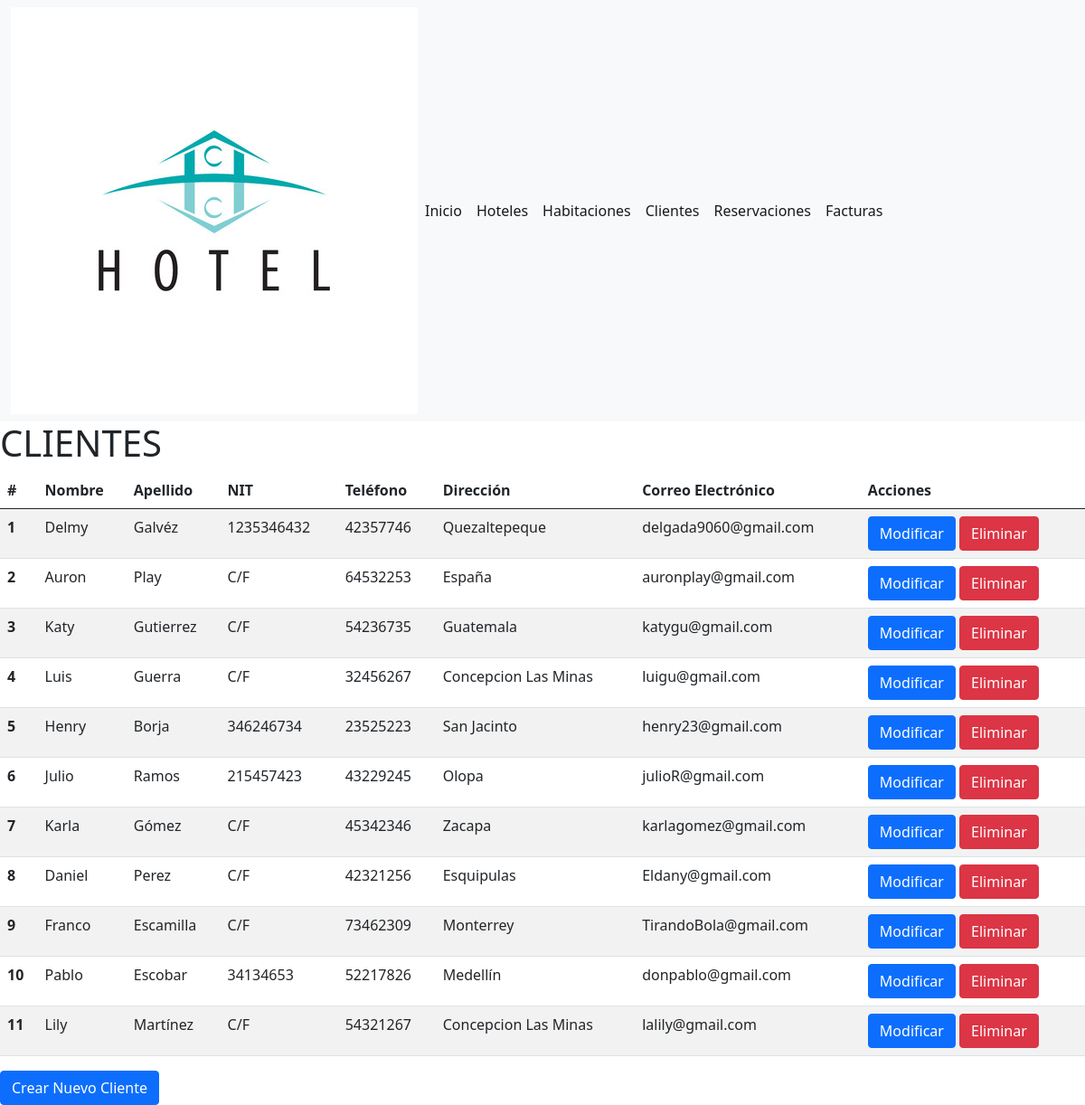
The app's page /clientes/ (signed in) with its own data.
### hotel/models.py (models this page shows, shortened)
class Cliente(models.Model):
    identificador = models.AutoField(primary_key=True, verbose_name = 'Id')
    nombre = models.CharField(max_length = 150, blank = False, null = False, verbose_name = 'Nombre')
    apellido = models.CharField(max_length = 100, blank = False, null = False, verbose_name = 'Apellido')
    nit = models.CharField(default = "C/F", max_length = 9, null = False, verbose_name = 'NIT')
    telefono = models.IntegerField(blank = True, null = True, verbose_name = 'Telefono')
    direccion = models.CharField(max_length = 100, blank = True, null = True, verbose_name = 'Dirección')
    correo_electronico = models.EmailField(max_length = 80, default = None, null = True, verbose_name = 'Correo Electronico')
    contraseña = forms.CharField(widget = forms.PasswordInput, max_length = 50)
    class Meta:
        verbose_name_plural = 'Clientes'

### hotel/views.py (the view, shortened to what this page needs)
# urls.py: path('clientes/', clientes, name = "clientes"),
@login_required(login_url = '/admin')
def clientes(request):
    titulo = 'CLIENTES'
    template = loader.get_template('clientes.html')
    lista_clientes = Cliente.objects.all().order_by('-identificador')
    if request.method == "GET":
        print("METODO GET")
    context = {
        'titulo' : titulo,
        'lista_clientes' : lista_clientes,
    }
    return HttpResponse(template.render(context,request))

### templates/clientes.html (shortened to what this page needs)
{% load static %}
<!doctype html>
<html lang="en">
  <head>
    <link href="https://cdn.jsdelivr.net/npm/bootstrap@5.0.2/dist/css/bootstrap.min.css" rel="stylesheet">
  </head>
  <nav class="navbar navbar-expand-lg navbar-light bg-light">
    <div class="container-fluid">
    <div class="collapse navbar-collapse" id="navbarNav">
      <img src="{% static 'img/logo.jpeg' %}" >
        <ul class="navbar-nav">
          <li class="nav-item">
            <a class="nav-link active" aria-current="page" href="/">Inicio</a>
          </li>
          <li class="nav-item">
            <a class="nav-link active" aria-current="page" href="/hoteles">Hoteles</a>
          </li>
          <li class="nav-item">
            <a class="nav-link active" aria-current="page" href="/habitaciones">Habitaciones</a>
          </li>
          <li class="nav-item">
            <a class="nav-link active" aria-current="page" href="/clientes">Clientes</a>
          </li>
          <li class="nav-item">
            <a class="nav-link active" aria-current="page" href="/reservaciones">Reservaciones</a>
          </li>
          <li class="nav-item">
            <a class="nav-link active" aria-current="page" href="/facturas">Facturas</a>
          </li>
        </ul>
      </div>
    </div>
  </nav>
  <body>
    <h1>{{titulo}}</h1>
    <table class="table table-striped">
      <thead>
        <tr>
          <th scope="col">#</th>
          <th scope="col">Nombre</th>
          <th scope="col">Apellido</th>
          <th scope="col">NIT</th>
          <th scope="col">Teléfono</th>
          <th scope="col">Dirección</th>
          <th scope="col">Correo Electrónico</th>
          <th scope="col">Acciones</th>
        </tr>
      </thead>
      <tbody>
        {% for cliente in lista_clientes %}
        <tr>
          <th scope="row">{{forloop.counter}}</th>
          <td>{{cliente.nombre}}</td>
          <td>{{cliente.apellido}}</td>
          <td>{{cliente.nit}}</td>
          <td>{{cliente.telefono}}</td>
          <td>{{cliente.direccion}}</td>
          <td>{{cliente.correo_electronico}}</td>
          <td>
            <button type="button" class="btn btn-primary" data-bs-toggle="modal" data-bs-target="#mod{{cliente.identificador}}">
              Modificar
            </button>
              <button type="button" class="btn btn-danger" data-bs-toggle="modal" data-bs-target="#modal{{cliente.identificador}}">
                Eliminar
              </button>
          </td>
        </tr>
        {% endfor %}
      </tbody>
    </table>
<button type="button" class="btn btn-primary" data-bs-toggle="modal" data-bs-target="#modal_añadir">
  Crear Nuevo Cliente
</button>
  </body>
</html>

### records on screen
Cliente: nombre "Delmy", apellido "Galvéz", nit "1235346432", telefono "42357746", direccion "Quezaltepeque", correo_electronico "delgada9060@gmail.com"
Cliente: nombre "Auron", apellido "Play", nit "C/F", telefono "64532253", direccion "España", correo_electronico "auronplay@gmail.com"
Cliente: nombre "Katy", apellido "Gutierrez", nit "C/F", telefono "54236735", direccion "Guatemala", correo_electronico "katygu@gmail.com"
Cliente: nombre "Luis", apellido "Guerra", nit "C/F", telefono "32456267", direccion "Concepcion Las Minas", correo_electronico "luigu@gmail.com"
Cliente: nombre "Henry", apellido "Borja", nit "346246734", telefono "23525223", direccion "San Jacinto", correo_electronico "henry23@gmail.com"
Cliente: nombre "Julio", apellido "Ramos", nit "215457423", telefono "43229245", direccion "Olopa", correo_electronico "julioR@gmail.com"
Cliente: nombre "Karla", apellido "Gómez", nit "C/F", telefono "45342346", direccion "Zacapa", correo_electronico "karlagomez@gmail.com"
Cliente: nombre "Daniel", apellido "Perez", nit "C/F", telefono "42321256", direccion "Esquipulas", correo_electronico "Eldany@gmail.com"
Cliente: nombre "Franco", apellido "Escamilla", nit "C/F", telefono "73462309", direccion "Monterrey", correo_electronico "TirandoBola@gmail.com"
Cliente: nombre "Pablo", apellido "Escobar", nit "34134653", telefono "52217826", direccion "Medellín", correo_electronico "donpablo@gmail.com"
Cliente: nombre "Lily", apellido "Martínez", nit "C/F", telefono "54321267", direccion "Concepcion Las Minas", correo_electronico "lalily@gmail.com"

### other values on screen
{{ titulo }} "CLIENTES"
